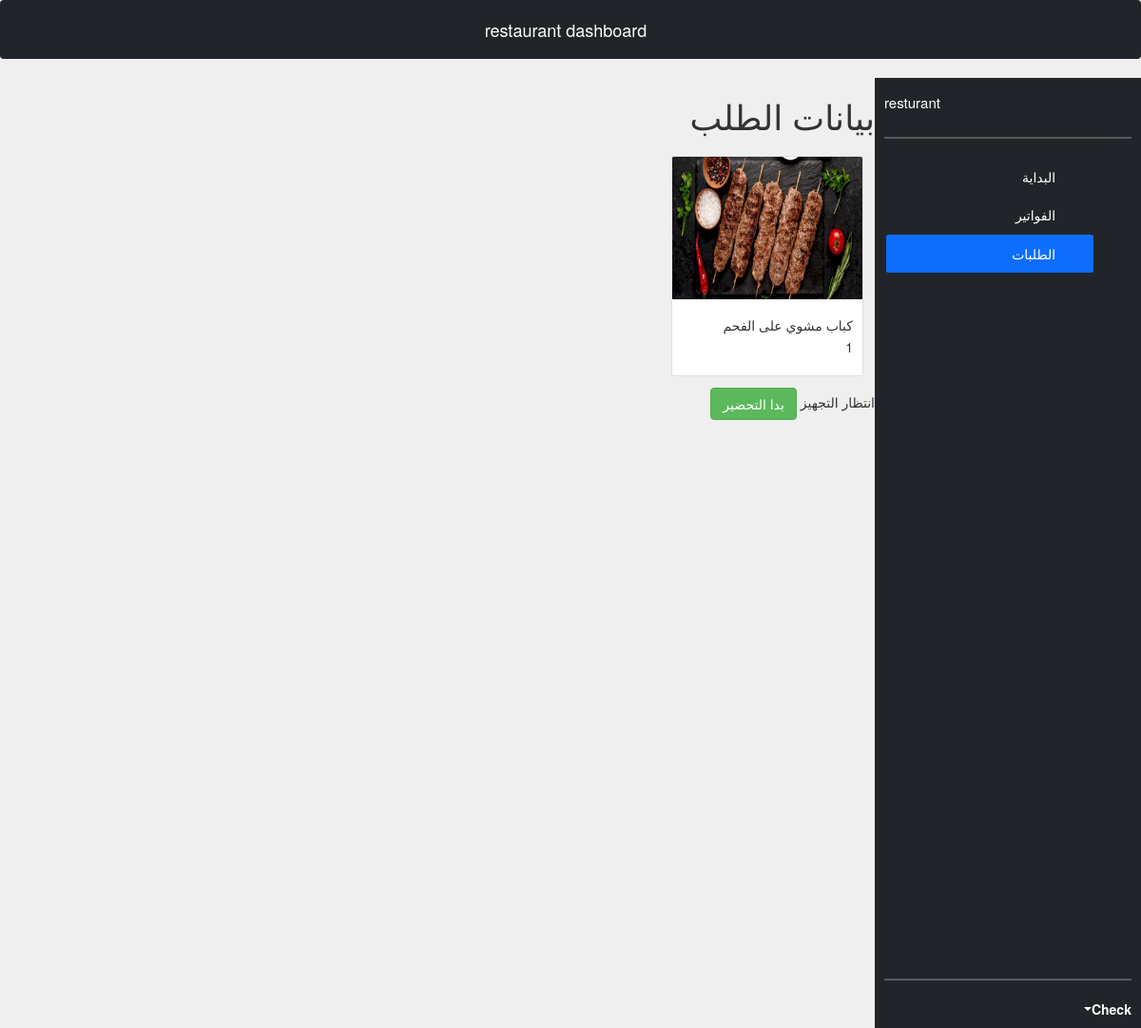
The page /kitchen/6 (signed in) on the database its author committed.
### restaurantOrderingSystem/models.py (models this page shows, shortened)
class Food_Pick(models.Model):
    quantity = models.IntegerField()
    customer = models.ForeignKey(Customer, related_name='my_food', on_delete=CASCADE)
    meal = models.ForeignKey(Meal, related_name="food", on_delete=CASCADE)

class Meal(models.Model):
    meal_name = models.CharField(max_length=225)
    price = models.FloatField()
    description = models.CharField(max_length=225)
    meal_image = models.ImageField(upload_to='uploads/')
    created_at = models.DateTimeField(auto_now_add=True)
    updated_at = models.DateTimeField(auto_now=True)
    category = models.ForeignKey(Category, related_name="category_meals", on_delete=CASCADE)
    orderlist = models.ManyToManyField(Order, related_name='order', null=True, blank=True)

class Order(models.Model):
    table_number = models.CharField(max_length=225)
    created_at = models.DateField(auto_now_add=True)
    updated_at = models.DateField(auto_now=True)
    total = models.FloatField()
    customer = models.ForeignKey(Customer, related_name='ordering', on_delete=CASCADE)
    order_status = models.CharField(max_length=2, choices=OrderStatus.choices, default=OrderStatus.PENDING)
    foodlist = models.ManyToManyField('Meal', related_name='order')

### restaurantOrderingSystem/views.py (the view)
# urls.py: path('kitchen/<int:id>', login_required(views.kitchendetail)),
def kitchendetail(request,id):
    to = Customer.objects.get(id = id)
    price = Order.objects.get(customer = to)
    context = {"custom": Customer.objects.get(id=id) ,
               'price' :price}
    return render(request, "kitchendetail.html", context)

### restaurantOrderingSystem/templates/kitchendetail.html (shortened to what this page needs)
{% extends 'base.html'%}
{% load static %}
{% block content %}
<nav class="navbar fixed-top navbar-dark bg-dark">
  <a class="navbar-brand" href="/">restaurant dashboard</a>
</nav>
<div class="log">
<div class="d-flex flex-column flex-shrink-0 p-3 text-white bg-dark" style="width: 280px; height:1000px">
    <a href="/" class="d-flex align-items-center mb-3 mb-md-0 me-md-auto text-white text-decoration-none">
      <svg class="bi me-2" width="40" height="32"><use xlink:href="#bootstrap"></use></svg>
      <span class="fs-4">resturant</span>
    </a>
    <hr>
    <ul class="nav nav-pills flex-column mb-auto">
      <li class="nav-item">
        <a href="/" class="nav-link text-white" aria-current="page">
          <svg class="bi me-2" width="16" height="16"><use xlink:href="#home"></use></svg>
          البداية
        </a>
      </li>
      <li>
        <a href="/orders" class="nav-link text-white">
          <svg class="bi me-2" width="16" height="16"><use xlink:href="#speedometer2"></use></svg>
          الفواتير
        </a>
      </li>
      <li>
        <a href="/kitchen" class="nav-link active">
          <svg class="bi me-2" width="16" height="16"><use xlink:href="#table"></use></svg>
          الطلبات
        </a>
      </li>
    </ul>
    <hr>
    <div class="dropdown">
      <a href="#" class="d-flex align-items-center text-white text-decoration-none dropdown-toggle" id="dropdownUser1" data-bs-toggle="dropdown" aria-expanded="false">
        <strong>Check</strong>
      </a>
    </div></div>
<section>
	<div>
        <h1>بيانات الطلب</h1>
{% for fod in custom.my_food.all %}
        <div class="staticing">
            <div class="card" style="width: 20.2rem ;">
  <img class="card-img-top" src="{{ fod.meal.meal_image.url }}" alt="Card image cap">
  <div class="card-body">
    <h5 class="card-title">{{fod.meal.meal_name}}</h5>
    <div class="card-text">
        <p>{{fod.quantity}}</p>
    </div></div></div></div>
{%endfor%}
   </div>
{{price.get_order_status_display}}
{% if price.order_status == 'PE'%}
<a href="/update/PREPARING/{{price.id}}/{{custom.id}}"><button class="btn btn-success">بدا التحضير</button></a>
{%elif price.order_status == 'PR'%}
<a href="/update/done/{{price.id}}/{{custom.id}}"><button class="btn btn-success">تم تحضير الطلب</button></a>
{%elif price.order_status == 'WA'%}
<a href="/update/deliver/{{price.id}}/{{custom.id}}"><button class="btn btn-success">تم التسليم</button></a>
        {%else%}
        <button class="btn btn-success">تم تسليم الطلب</button></a>
{%endif%}
</section>
	</div>
{%endblock%}

### rows shown on the page
Food_Pick: meal.meal_image (picture), meal.meal_name "كباب مشوي على الفحم", quantity "1"
Order: order_status "انتظار التجهيز"
